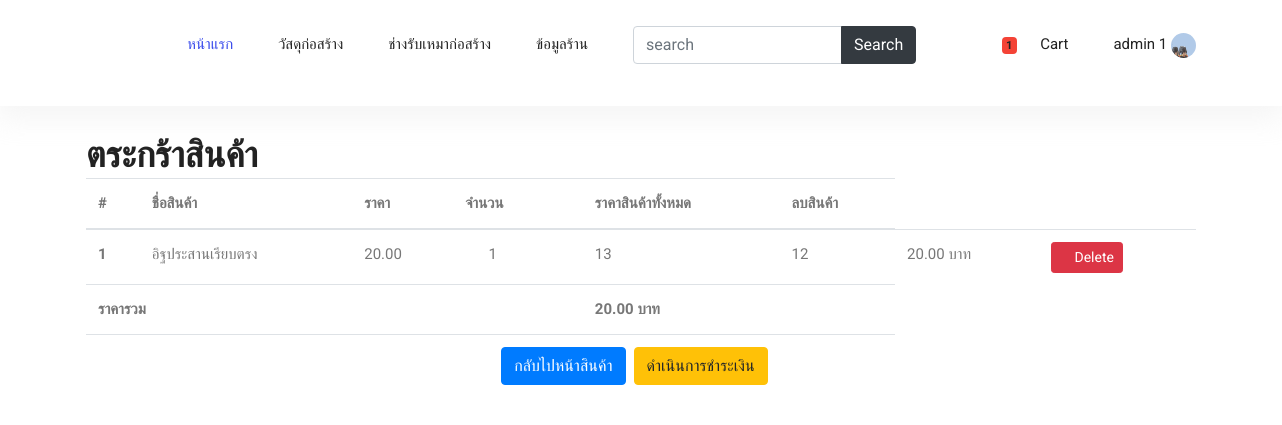
Page /order-summary/ (signed in) on the earlier database version.
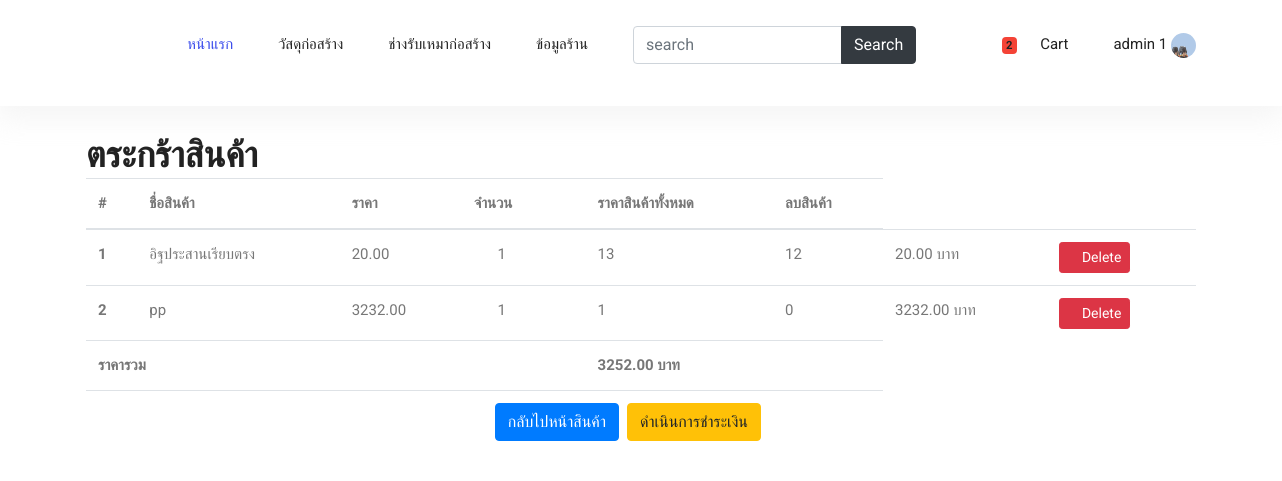
Same page on the later database version.
### api/models.py (models this page shows, shortened)
class Users(AbstractUser):
    first_name = models.CharField(max_length=100,default=' ',verbose_name = 'ชื่อ')
    last_name = models.CharField(max_length=100,default=' ',verbose_name = 'นามสกุล')
    email = models.CharField(max_length=50,default=' ',verbose_name = 'อีเมล')
    phone = models.CharField(max_length=100,default=' ',verbose_name = 'เบอร์โทรศัพท์')
    avatar = models.ImageField(upload_to='images/users/', default='images/users/no-img.png' ,verbose_name = 'รูปโปรไฟล์')
    password = models.CharField(max_length=500,default=' ')

class Order(models.Model):
    user = models.ForeignKey(Users, on_delete=models.CASCADE, null=True)
    money_status = models.ForeignKey(Money_Status,on_delete=models.CASCADE,default=1,null=True,verbose_name = 'สถานะการชำระเงิน') #สถานะการชำระเงิน
    delivery_options = models.ForeignKey(Delivery_Options,verbose_name = 'ตัวเลือกการจัดส่ง',on_delete=models.SET_NULL, blank=True, null=True)
    PAYMENT_CHOICES = (
    ('โอนผ่านบัญชีธนาคาร', 'โอนผ่านบัญชีธนาคาร'),
    ('เงินสด', 'เงินสด')
)
    payment_option = models.CharField(max_length=100,choices=PAYMENT_CHOICES)
    address = models.CharField(max_length=191)
    ordered_date = models.DateTimeField(auto_now_add=True)
    products = models.ManyToManyField(OrderItem)
    ordered = models.BooleanField(default=False,null=True)
    def get_total(self):
        total = 0
        for order_product in self.products.all():
            total += order_product.get_total_product_price()
        return total

class OrderItem(models.Model):
    user = models.ForeignKey(Users, on_delete=models.CASCADE)
    product = models.ForeignKey(Product, on_delete=models.CASCADE)
    quantity = models.IntegerField(default=1)
    ordered = models.BooleanField(default=False)
    def get_total_product_price(self):
        return self.quantity * self.product.price
    def get_quantity(self):
        return self.product.quantity - self.quantity

class Product(models.Model):
    name = models.CharField(max_length=1000,default=' ',verbose_name = 'ชื่อสินค้า')
    price = models.DecimalField(max_digits=7, decimal_places=2)
    product_detail = models.TextField(max_length=10000,default=' ',verbose_name = 'รายละเอียดสินค้า')
    product_img = models.ImageField(upload_to='images/product/', default='images/product/no-img.png' ,verbose_name = 'รูปสินค้า')
    product_type = models.ForeignKey(Product_Type,on_delete=models.CASCADE,verbose_name = 'หมวดหมู่สินค้า') #หมวดหมู่สินค้า
    quantity = models.IntegerField(verbose_name = 'จำนวนสินค้า') #จำนวนสินค้า
    received_quantity = models.IntegerField(default = 0, null = True, blank = True) #ตัวแปรเพิ่มจำนวนสินค้าในสต๊อก
    quantityS = models.IntegerField(default = 0, null = True, blank = True)
    class Meta:
        verbose_name = 'สินค้า'

### api/views.py (the view)
# urls.py: path('order-summary/', OrderSummaryView.as_view(), name='order-summary'),
class OrderSummaryView(LoginRequiredMixin, View):
    def get(self, *args, **kwargs):
        try:
            order = Order.objects.get(user=self.request.user, ordered=False)
            context = {
                'object': order,
            }
            return render(self.request, 'api/order_summary.html', context)
        except ObjectDoesNotExist:
            messages.warning(self.request, "คุณไม่มีสินค้าในตระกร้าสินค้า")
            return redirect("/")

### api/cart_template_tags.py (called while the page is built)
@register.filter
def cart_item_count(user):
    if user.is_authenticated:
        qs = Order.objects.filter(user=user, ordered=False)
        if qs.exists():
            return qs[0].products.count()
        return 0

### api/templates/api/order_summary.html (shortened to what this page needs)
{% extends "api/base2.html" %}
{% block content %}
  <main>
    <div class="container">
    <div class="table-responsive text-nowrap">
        <br>
    <h2>ตระกร้าสินค้า</h2>
    <table class="table">
        <thead>
        <tr>
            <th scope="col">#</th>
            <th scope="col">ชื่อสินค้า</th>
            <th scope="col">ราคา</th>
            <th scope="col">จำนวน</th>
            <th scope="col">ราคาสินค้าทั้งหมด</th>
            <th scope="col">ลบสินค้า</th>
        </tr>
        </thead>
        <tbody>
        {% for order_product in object.products.all %}
        <tr>
            <th scope="row">{{ forloop.counter }}</th>
            <td>{{ order_product.product.name }}</td>
            <td>{{ order_product.product.price }}</td>
            <td>
                <a href="{%  url 'remove-single-item-from-cart' order_product.product.id %}"><i class="fas fa-minus mr-2"></i></a>
                {{ order_product.quantity }}
                <a href="{% url 'add-to-cart' order_product.product.id %}"><i class="fas fa-plus ml-2"></i></a>
            </td>
            <td>{{order_product.product.quantity}}</td>
            <td>{{order_product.get_quantity}}</td>
            <td>
                    {{ order_product.get_total_product_price }} บาท
                </td>
            <td>
                <a  class="btn btn-sm btn-danger" href="{% url 'remove-from-cart' order_product.product.id  %}"><span class="fa fa-trash" ></span> Delete</a>
            </td>
        </tr>
        {% endfor %}
        {% if object.get_total %}
        <tr>
            <td colspan="4"><b>ราคารวม</b></td>
            <td><b>{{ object.get_total }} บาท</b></td>
            <td></td>
        </tr>
        <tr>
            <td colspan="5">
            <a class='btn btn-warning float-right ml-2' href='/checkout/'>ดำเนินการชำระเงิน</a>
            <a class='btn btn-primary float-right' href='/showProductAll'>กลับไปหน้าสินค้า</a>
            </td>
            <td></td>
        </tr>
        {% endif %}
        </tbody>
    </table>
    </div>
    </div>
  </main>
{% endblock content %}

### api/templates/api/menubar.html (shortened to what this page needs)
{% load cart_template_tags %}
<header class="header_area">
  <div class="main_menu">
    <nav class="navbar navbar-expand-lg navbar-light">
      <div class="container">
        <div class="collapse navbar-collapse offset" id="navbarSupportedContent">
          <ul class="nav navbar-nav menu_nav ml-auto mr-auto">
    <li class="nav-item active"><a class="nav-link" href="/index">หน้าแรก</a></li>
    <li class="nav-item submenu dropdown">
      <a href="/showProductAll" class="nav-link dropdown-toggle" data-toggle="dropdown" role="button" aria-haspopup="true"
        aria-expanded="false">วัสดุก่อสร้าง</a>
        {% load cart %}
</li>
  <li class="nav-item"><a class="nav-link" href="/mechanicUser">ช่างรับเหมาก่อสร้าง</a></li>
    <li class="nav-item "><a class="nav-link" href="/storeUser">ข้อมูลร้าน</a></li>
    <form class="form-inline my-2 my-lg-0" action="/search">
      <div class="input-group">
      <input name="q" type="text" class="form-control" placeholder="search" />
      <div class="input-group-append">
        <button class="btn btn-dark" type="submit" id="button-addon2">Search</button>
      </div>
    </div>
    </form>
  </ul>
<ul class="nav navbar-nav menu_nav ">
    {% if user.is_authenticated %}
    <li class="nav-item">
      <a href="{% url 'order-summary' %}" class="nav-link waves-effect">
        <span class="badge red z-depth-1 mr-1"> {{ user | cart_item_count }}  </span>
        <i class="fas fa-shopping-cart"></i>
        <span class="clearfix d-none d-sm-inline-block"> Cart </span>
      </a>
    </li>
    <li class="nav-item submenu dropdown">
      <a href="#" class="nav-link dropdown-toggle" data-toggle="dropdown" role="button" aria-haspopup="true"
      aria-expanded="false">
      {{user.first_name}}  {{user.last_name}}
      <img class="img-profile rounded-circle"
      src="{{user.avatar.url}} " style="height: 25px;" width="25px">
  </a>
     </li>
 {% endif %}
  </ul>
</div>
</div>
</nav>
</div>
<div class="mt-2 pt-2">
</div>
</header>

Differences in the rows shown:
computed for Users "admin": id "1" → "2"
added OrderItem: product.name "pp", product.price "3232.00", quantity "1", product.quantity "1", get_quantity "0", get_total_product_price "3232.00"
changed Order: get_total "20.00" → "3252.00"
